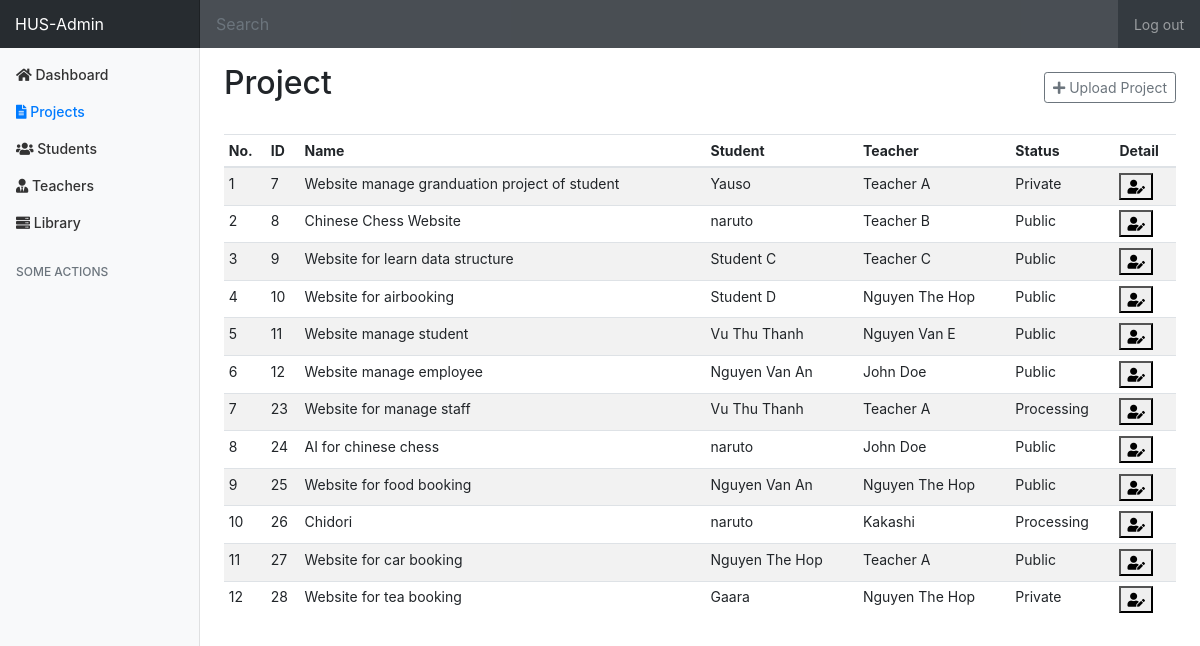
Page /admin/projects (signed in) on the committed database.
### tables this page shows
CREATE TABLE `project` (
  `id` int NOT NULL AUTO_INCREMENT,
  `name` varchar(45) NOT NULL,
  `completed` tinyint(1) DEFAULT NULL,
  `branch_id` int NOT NULL,
  `point` int DEFAULT NULL,
  `curriculum` varchar(20) DEFAULT NULL,
  `faculty` varchar(50) DEFAULT NULL,
  `presentation_day` timestamp NULL DEFAULT NULL,
  `content` varchar(255) DEFAULT NULL,
  `teacher_id` int DEFAULT NULL,
  `student_id` int DEFAULT NULL,
  PRIMARY KEY (`id`),
  KEY `fkIdx_158` (`branch_id`),
  KEY `FK_teacher_project` (`teacher_id`),
  KEY `FK_student_project` (`student_id`),
  CONSTRAINT `FK_158` FOREIGN KEY (`branch_id`) REFERENCES `branch` (`id`),
  CONSTRAINT `FK_student_project` FOREIGN KEY (`student_id`) REFERENCES `student` (`id`) ON DELETE CASCADE ON UPDATE CASCADE,
  CONSTRAINT `FK_teacher_project` FOREIGN KEY (`teacher_id`) REFERENCES `teacher` (`id`) ON DELETE CASCADE ON UPDATE CASCADE
);

### controllers/admin_controller.php (called while the page is built, shortened)
<?php
class AdminController extends BaseController
{
    private $projectService;
    private $studentService;
    private $teacherService;
    private $branchService;
    private $data;
    public function __construct()
    {
        $this->projectService = new ProjectService();
        $this->studentService = new StudentService();
        $this->teacherService = new TeacherService();
        $this->branchService = new BranchService();
        $this->data = array();
    }
    public function renderProjectPage($data)
    {
        $this->file = "admin/admin_project.php";
        $path = './views/' . $this->file;
        include_once($path);
    }
    private function getBranchData(){
        $branches = $this->branchService->getAll();
        $branches_data = array();
        for ($i = 0; $i<count($branches); $i++){
            $data = array(
                "branch_id"=>$branches[$i]->getId(),
                "branch_name"=>$branches[$i]->getName()
            );
            $branches_data[$i] = $data;
        }
        return $branches_data;
    }
    public function getProjectData(){
        $projects = $this->projectService->getAll();
        $project_data = array();
        $i = 0;
        foreach ($projects as $project){
            $data['id'] = $project->getProjectId();
            $data['name'] = $project->getName();
            $student = $this->studentService->findByID($project->getStudentId());
            $data['student'] = $student->getName();
            $teacher = $this->teacherService->findByID($project->getTeacherId());
            $data['teacher'] = $teacher->getName();
            $branch = $this->branchService->findByID($project->getBranchId());
            $data['branch'] = $branch->getName();
            $data['point'] = $project->getPoint();
            if($project->getCompleted() == '0'){
                $data['status'] = "Processing";
            } else if($project->getCompleted() == '3'){
                $data['status'] = "Reviewing";
            } else if($project->getCompleted() == '4'){
                $data['status'] = "Private";
            } else {
                $data['status'] = "Public";
            }
            $data['content'] = $project->getContent();
            $project_data[$i] = $data;
            $i++;
        }
        $this->data['projects'] = $project_data;
        $this->data['branches'] = $this->getBranchData();
        return $this->data;
    }
}

### models/repository/projectDAO/ProjectDAO.php (called while the page is built, shortened)
<?php
class ProjectDAO
{
    public function getAll(): ?array
    {
        $db = DB::getInstance();
        $rows = array();
        $sql = sprintf(ProjectQuery::SELECT_ALL);
        $result = $db->query($sql);
        $i = 0;
        if ($result->num_rows > 0) {
            while ($row = $result->fetch_assoc()) {
                $rows[$i] = $row;
                $i += 1;
            }
            return $rows;
        } else {
            return null;
        }
    }
}

### models/service/ProjectService.php (called while the page is built, shortened)
<?php
require_once('./models/repository/projectDAO/ProjectDAO.php');
class ProjectService
{
    private $projectDAO;
    public function __construct()
    {
        $this->projectDAO = new ProjectDAO();
    }
    public function getAll(): ?array
    {
        $result = $this->projectDAO->getAll();
        $list_project = array();
        if ($result) {
            for ($i = 0; $i < count($result); $i++) {
                $project = new Project($result[$i]['id'], $result[$i]['name'], $result[$i]['completed'], $result[$i]['branch_id'], $result[$i]['point'], $result[$i]['curriculum'], $result[$i]['faculty'], $result[$i]['presentation_day'], $result[$i]['student_id'], $result[$i]['teacher_id']);
                $project->setContent($result[$i]['content']);
                $list_project[$i] = $project;
            }
            return $list_project;
        } else {
            return null;
        }
    }
}

### views/admin/admin_project.php (the view, shortened to what this page needs)
<!doctype html>
<html lang="en">
<head>
    <link rel="stylesheet" href="https://maxcdn.bootstrapcdn.com/bootstrap/4.0.0/css/bootstrap.min.css">
    <link href="/Graduation-Project-Management/assets/css/admin-style.css" rel="stylesheet">
    <link rel="stylesheet" href="https://cdnjs.cloudflare.com/ajax/libs/font-awesome/5.15.1/css/all.min.css">
</head>
<body>
<nav class="navbar navbar-dark sticky-top bg-dark flex-md-nowrap p-0">
    <a class="navbar-brand col-sm-3 col-md-2 mr-0" href="#">HUS-Admin</a>
    <input class="form-control form-control-dark w-100" type="text" placeholder="Search" aria-label="Search" id='search-field' onkeyup="search('project')">
    <ul class="navbar-nav px-3">
        <li class="nav-item text-nowrap">
            <a class="nav-link" href="/Graduation-Project-Management/logout">Log out</a>
        </li>
    </ul>
</nav>
<div class="container-fluid">
    <div class="row">
        <nav class="col-md-2 d-none d-md-block bg-light sidebar">
            <div class="sidebar-sticky">
                <ul class="nav flex-column">
                    <li class="nav-item">
                        <a class="nav-link" href="/Graduation-Project-Management/admin">
                            <i class="fas fa-home"></i>
                            <span>Dashboard</span>
                        </a>
                    </li>
                    <li class="nav-item">
                        <a class="nav-link active" href="/Graduation-Project-Management/admin/projects">
                            <i class="fas fa-file-alt"></i>
                            <span>Projects</span>
                        </a>
                    </li>
                    <li class="nav-item">
                        <a class="nav-link" href="/Graduation-Project-Management/admin/students">
                            <i class="fas fa-users"></i>
                            <span>Students</span>
                        </a>
                    </li>
                    <li class="nav-item">
                        <a class="nav-link" href="/Graduation-Project-Management/admin/teachers">
                            <i class="fas fa-user-tie"></i>
                            <span>Teachers</span>
                        </a>
                    </li>
                    <li class="nav-item">
                        <a class="nav-link" href="/Graduation-Project-Management/library">
                            <i class="fas fa-server "></i>
                            <span>Library</span>
                        </a>
                    </li>
                </ul>
                <h6 class="sidebar-heading d-flex justify-content-between align-items-center px-3 mt-4 mb-1 text-muted">
                    <span>Some Actions</span>
                </h6>
            </div>
        </nav>
        <main role="main" class="col-md-9 ml-sm-auto col-lg-10 pt-3 px-4">
            <div class="d-flex justify-content-between flex-wrap flex-md-nowrap align-items-center pb-2 mb-3">
                <h1 class="h2">Project</h1>
                <div class="btn-toolbar mb-2 mb-md-0">
                    <button type="button" class="btn btn-sm btn-outline-secondary" data-toggle="modal" data-target="#addStudent">
                        <i class="fas fa-plus"></i>
                        Upload Project
                    </button>
                </div>
            </div>
            <div class="table-responsive">
                <table class="table table-striped table-sm" id='data-table'>
                    <thead>
                    <tr>
                        <th>No.</th>
                        <th>ID</th>
                        <th>Name</th>
                        <th>Student</th>
                        <th>Teacher</th>
                        <th>Status</th>
                        <th>Detail</th>
                    </tr>
                    </thead>
                    <tbody>
                    <?php
                    for ($i = 0; $i < count($data['projects']); $i++) {
                        $j = $i + 1;
                        echo "<tr>
                                        <td>" . $j . "</td>
                                        <td>" . $data['projects'][$i]['id'] . "</td>
                                        <td>" . $data['projects'][$i]['name'] . "</td>
                                        <td>" . $data['projects'][$i]['student'] . "</td>
                                        <td>" . $data['projects'][$i]['teacher'] . "</td>
                                        <td>" . $data['projects'][$i]['status'] . "</td>
                                        <td>
                                            <button type='button' data-toggle='modal' data-target='#student-" . $j . "-detail'>
                                                <i class='fas fa-user-edit'></i>
                                            </button>
                                            <div class='modal fade' id='student-" . $j . "-detail' tabindex='-1' role='dialog' aria-hidden='true'>
                                                <div class='modal-dialog' role='document'>
                                                    <div class='modal-content'>
                                                        <div class='modal-body'>
                                                            <form id='updateProject" . $data['projects'][$i]['id'] . "Form' action='/Graduation-Project-Management/admin/projects/update' enctype='multipart/form-data' method='POST'>
                                                                    <input class='form-control' name='project_id' value='" . $data['projects'][$i]['id'] . "' readonly>
                                                                    <input class='form-control' name='name' value='" . $data['projects'][$i]['name'] . "' readonly>
                                                                    <input class='form-control' name='email' value='" . $data['projects'][$i]['student'] . "' readonly>
                                                                    <input class='form-control' name='email' value='" . $data['projects'][$i]['teacher'] . "' readonly>
                                                                    <input class='form-control' name='email' value='" . $data['projects'][$i]['branch'] . "' readonly>
                                                                    <label>Point</label>";
                                                        echo"</form>
                                                        </div>
                                                        <div class='modal-footer'>
                                                            <button type='button' class='btn btn-secondary' data-dismiss='modal'>Close
                                                            </button>
                                                            <button type='submit' class='btn btn-primary' form='updateProject" . $data['projects'][$i]['id'] . "Form'>Save changes
                                                            </button>
                                                        </div>
                                                    </div>
                                                </div>
                                            </div>
                                        </td>
                                    </tr>";
                    }
                    ?>
                    </tbody>
                </table>
            </div>
        </main>
    </div>
</div>
</body>
</html>

### assets/css/admin-style.css (style rules this page uses)
body { font-size: .875rem; }
.sidebar { position: fixed; top: 0; bottom: 0; left: 0; z-index: 100; padding: 0; box-shadow: inset -1px 0 0 rgba(0, 0, 0, .1); }
.sidebar-sticky { position: -webkit-sticky; position: sticky; top: 48px; height: calc(100vh - 48px); padding-top: .5rem; overflow-x: hidden; overflow-y: auto; }
.sidebar .nav-link { font-weight: 500; color: #333; }
.sidebar .nav-link.active { color: #007bff; }
.sidebar-heading { font-size: .75rem; text-transform: uppercase; }
.navbar-brand { padding-top: .75rem; padding-bottom: .75rem; font-size: 1rem; background-color: rgba(0, 0, 0, .25); box-shadow: inset -1px 0 0 rgba(0, 0, 0, .25); }
.navbar .form-control { padding: .75rem 1rem; border-width: 0; border-radius: 0; }
.form-control-dark { color: #fff; background-color: rgba(255, 255, 255, .1); border-color: rgba(255, 255, 255, .1); }

### rows in the picture
project: id "7", name "Website manage granduation project of student"
project: id "8", name "Chinese Chess Website"
project: id "9", name "Website for learn data structure"
project: id "10", name "Website for airbooking"
project: id "11", name "Website manage student"
project: id "12", name "Website manage employee"
project: id "23", name "Website for manage staff"
project: id "24", name "AI for chinese chess"
project: id "25", name "Website for food booking"
project: id "26", name "Chidori"
project: id "27", name "Website for car booking"
project: id "28", name "Website for tea booking"

### other values in the picture
$j "1"
$data['projects'][$i]['student'] "Yauso"
$data['projects'][$i]['teacher'] "Teacher A"
$data['projects'][$i]['status'] "Private"
$j "2"
$data['projects'][$i]['student'] "naruto"
$data['projects'][$i]['teacher'] "Teacher B"
$data['projects'][$i]['status'] "Public"
$j "3"
$data['projects'][$i]['student'] "Student C"
$data['projects'][$i]['teacher'] "Teacher C"
$j "4"
$data['projects'][$i]['student'] "Student D"
$data['projects'][$i]['teacher'] "Nguyen The Hop"
$j "5"
